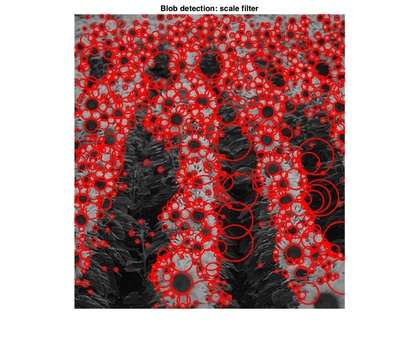
%> input picture Bolb Detection/code/sunflowers-1.jpg, 420 x 343 px, shrunk from 1176 x 960 before the run
$ octave --eval "result = detectBlobsScaleFilter(imread('sunflowers-1.jpg'));"   (GNU Octave 9; MATLAB toolbox functions it lacks are replaced by stand-ins)
%> lines starting %> are read from the running program, lines starting %| are printed output that depends on the picture
function blobs = detectBlobsScaleFilter(im)
% DETECTBLOBS detects blobs in an image
%   BLOBS = DETECTBLOBSSCALEFILTER(IM, PARAM) detects multi-scale blobs in IM.
%   The method uses the Laplacian of Gaussian filter to find blobs across
%   scale space. This version of the code scales the filter and keeps the
%   image same which is slow for big filters.
%
% Input:
%   IM - input image
%
% Ouput:
%   BLOBS - n x 4 array with blob in each row in (x, y, radius, score)
%
% This code is taken from:
%
%   CMPSCI 670: Computer Vision, Fall 2014
%   University of Massachusetts, Amherst
%   Instructor: Subhransu Maji
%
%   Homework 3: Blob detector


% Dummy - returns a blob at the center of the image
imagegray=rgb2gray(im);
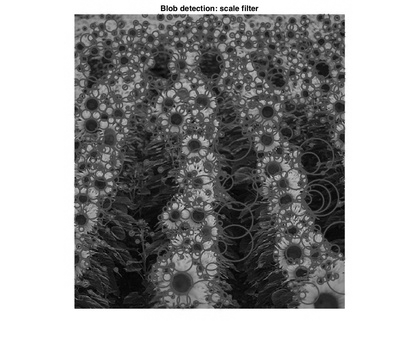
%> imagegray: size 343x420 uint8; min 0, max 255, mean 155.4
image=im2double(imagegray);
[h,w]=size(image);
%> h = 343; w = 420
scaleSpace=zeros(h,w,10);
factor=1.3;
for i=1:10;
    %sigma=2^((i+1)/2);
    sigma=factor^(i-1)*1.5;
    filt_size=2*ceil(3*sigma)+1;
    filter=sigma*sigma*fspecial('log',filt_size,sigma);
    scaleSpace(:,:,i)=abs(imfilter(image,filter,'replicate'));
    %checksize=round(2*sigma*sqrt(2))+1-mod(round(2*sigma*sqrt(2)),2);
    resultScale=ordfilt2(scaleSpace(:,:,1),round(sigma*sqrt(2))^2,ones(round(sigma*sqrt(2)),round(sqrt(2)*sigma)));
    resultScale(resultScale~=scaleSpace(:,:,1))=0;
    scaleSpace(:,:,1)=resultScale;

end
%> this loop made 10 passes
%> pass 1, in detectBlobsScaleFilter, `resultScale=ordfilt2(scaleSpace(:,:,1),round(sigma*sqrt(2))^2,ones(rou..`:
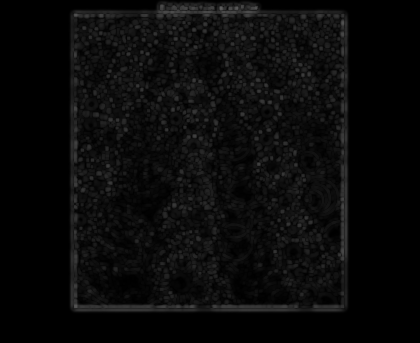
%> resultScale: size 343x420 double; min 3.24e-16, max 0.362, mean 0.04
%> pass 2, in detectBlobsScaleFilter, `resultScale=ordfilt2(scaleSpace(:,:,1),round(sigma*sqrt(2))^2,ones(rou..`:
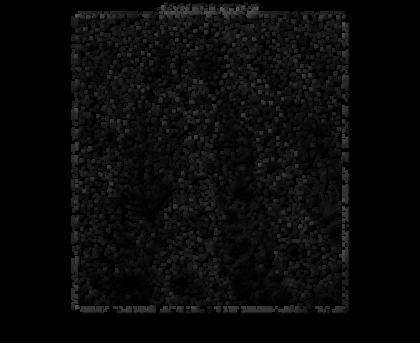
%> resultScale: size 343x420 double; min 0, max 0.362, mean 0.0383
%> pass 3, in detectBlobsScaleFilter, `resultScale=ordfilt2(scaleSpace(:,:,1),round(sigma*sqrt(2))^2,ones(rou..`:
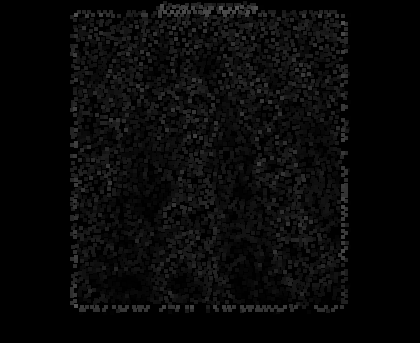
%> resultScale: size 343x420 double; min 0, max 0.362, mean 0.0349
    stdlayer=zeros(h,w);
    for i=1:h
        for j=1:w
            stdlayer(i,j)=max(scaleSpace(i,j,:));
        end
    end
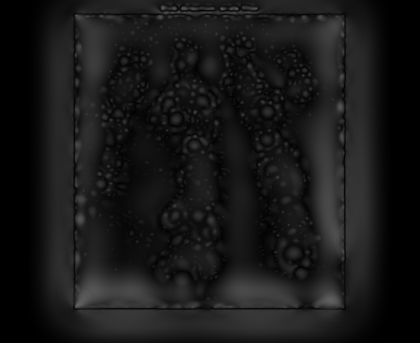
%> stdlayer: size 343x420 double; min 3.21e-15, max 0.376, mean 0.0948
    stdlayer=ordfilt2(stdlayer,49,ones(7,7));
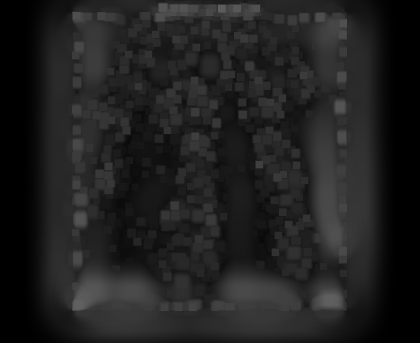
%> stdlayer: size 343x420 double; min 3.21e-15, max 0.376, mean 0.127

    blobs=[0,0,0,0];
    for i=1:h
        for j=1:w
            for k=1:10
                if stdlayer(i,j)>0.08 && scaleSpace(i,j,k)==stdlayer(i,j)
                    %new=[j,i,round(2^((k+2)/2)),round(stdlayer(i,j))];
                    new=[j,i,round(factor^(k-1)*1.5*sqrt(2)),round(stdlayer(i,j))];
                    blobs=[blobs;new];
                end
            end
        end
    end
%> after the loop, blobs = 701 rows, first 8: [0 0 0 0; 138 1 22 0; 218 1 17 0; 279 1 22 0; 97 7 10 0; 163 8 3 0; 244 8 3 0; 292 8 10 0]; new = [301 321 17 0]
    size(blobs)
%> ans = [701 4]
%> `result = detectBlobsScaleFilter(imread('sunflowers-1.jpg'));`: result has the same summary as blobs in detectBlobsScaleFilter
    %butterfly 0.08  einstein 0.05 fish 0.00005 colorful0.00000005 yellow
    %0.00000005 gold fish 0.00000005
    %
